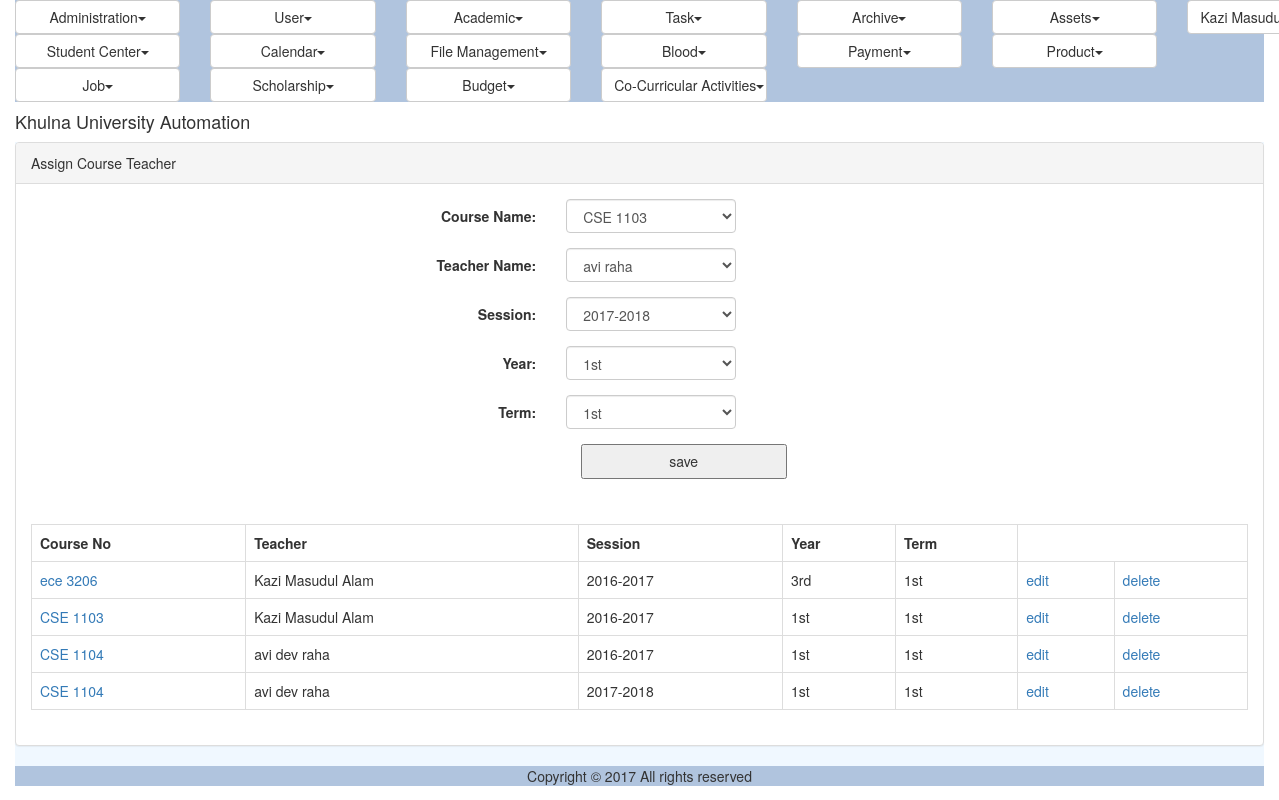
The page /course_teacher.php (signed in) on the database its author committed.
### tables this page shows
CREATE TABLE IF NOT EXISTS `reg_course` (
  `ID` varchar(40) NOT NULL,
  `CourseNo` varchar(40) NOT NULL,
  `Title` varchar(100) NOT NULL,
  `Credit` double NOT NULL,
  `CourseTypeID` varchar(40) NOT NULL,
  `DisciplineID` varchar(40) NOT NULL,
  `PrequisiteID` varchar(40) DEFAULT NULL,
  `IsDeleted` tinyint(1) NOT NULL,
  PRIMARY KEY (`ID`)
);

CREATE TABLE IF NOT EXISTS `ums_user` (
  `ID` varchar(40) NOT NULL,
  `UniversityID` varchar(20) NOT NULL,
  `Email` varchar(50) NOT NULL,
  `Password` varchar(255) NOT NULL,
  `FirstName` varchar(50) DEFAULT NULL,
  `MiddleName` varchar(50) DEFAULT NULL,
  `LastName` varchar(50) DEFAULT NULL,
  `DisciplineID` varchar(40) DEFAULT NULL,
  `Status` varchar(20) DEFAULT NULL,
  `IsLogged` varchar(10) DEFAULT NULL,
  `IsArchived` varchar(10) DEFAULT NULL,
  `IsDeleted` varchar(10) DEFAULT NULL,
  PRIMARY KEY (`ID`),
  UNIQUE KEY `Email` (`Email`),
  UNIQUE KEY `UniversityID` (`UniversityID`)
);

CREATE TABLE IF NOT EXISTS `reg_registration_session` (
  `ID` varchar(40) NOT NULL,
  `Name` varchar(30) NOT NULL,
  PRIMARY KEY (`ID`)
);

CREATE TABLE IF NOT EXISTS `reg_year` (
  `ID` varchar(40) NOT NULL,
  `Name` varchar(20) NOT NULL,
  PRIMARY KEY (`ID`)
);

CREATE TABLE IF NOT EXISTS `reg_term` (
  `ID` varchar(40) NOT NULL,
  `Name` varchar(20) NOT NULL,
  PRIMARY KEY (`ID`)
);

### modules/registration/ui/view.course_teacher.inc (the view, shortened to what the rows shown need)
<?php
include_once 'blade/view.course_teacher.blade.inc';
include_once COMMON.'class.common.inc';
include_once COMMON.'class.common.course.inc';
?>
<div class="panel panel-default">
<div class="panel-body">
<table class="table table-bordered">
		<?php
		$Result = $_CourseTeacherBAO->getAllCourseTeachers();
		if($Result->getIsSuccess()){
			$CourseTeachers = $Result->getResultObject();
			?>
			<tr>
				<th>Course No</th>
				<th>Teacher</th>
				<th>Session</th>
				<th>Year</th>
				<th>Term</th>
			</tr>
			<?php
			for($i = 0; $i < sizeof($CourseTeachers); $i++) {
				$CourseTeacher = $CourseTeachers[$i];
				?>
				<tr>
					<td>
					<a href="course.php?edit=<?php echo $CourseTeacher->getCourse()->getID(); ?>">
					<?php echo $CourseTeacher->getCourse()->getCourseNo(); ?>
					</a>
					</td>
					<td><?php echo $CourseTeacher->getTeacher()->getFullName(); ?></td>
					<td><?php echo $CourseTeacher->getSession()->getName(); ?></td>
					<td><?php echo $CourseTeacher->getYear()->getName(); ?></td>
					<td><?php echo $CourseTeacher->getTerm()->getName(); ?></td>
					<td><a href="?edit=<?php echo $CourseTeacher->getID(); ?>" onclick="return confirm('sure to edit !'); " >edit</a></td>
					<td><a href="?del=<?php echo $CourseTeacher->getID(); ?>" onclick="return confirm('sure to delete !'); " >delete</a></td>
				</tr>
				<?php
			}
		}
		else{
		echo $Result->getResultObject();
	}
	?>
</table>
</div>
</div>

### rows shown on the page
reg_course: CourseNo "ece 3206"
ums_user: $CourseTeacher->getTeacher()->getFullName() "Kazi Masudul Alam"
reg_registration_session: Name "2016-2017"
reg_year: Name "3rd"
reg_term: Name "1st"
reg_course: CourseNo "CSE 1103"
reg_year: Name "1st"
reg_course: CourseNo "CSE 1104"
ums_user: $CourseTeacher->getTeacher()->getFullName() "avi dev raha"
reg_registration_session: Name "2017-2018"

### other values the page prints
$globalMenu[$i]->getTitle() "Administration User Academic Task Archive Assets Student Center Calendar File Management Blood Payment Product Job Scholarship Budget Co-Curricular Activities"
$CurrentUser->getFullName() "Kazi…"
form field courseid "CSE 1103"
form field teacherid "avi raha"
form field session "2017-2018"
form field yearid "1st"
form field termid "1st"
